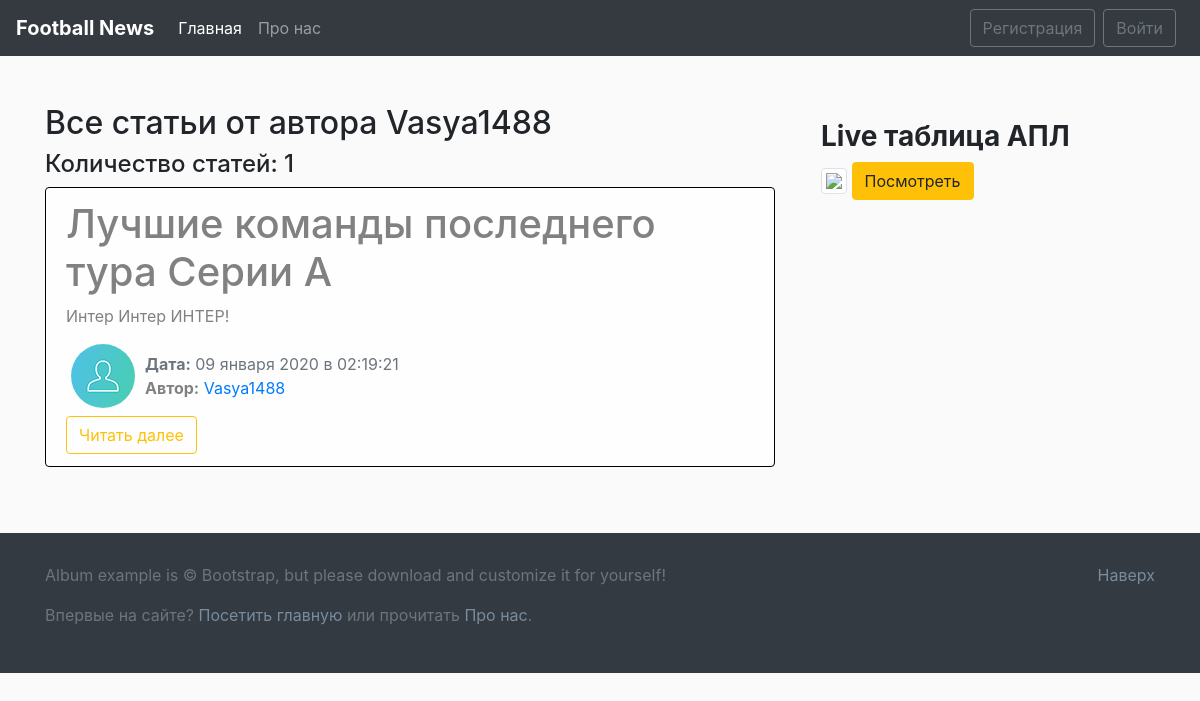
The app's page /user/Vasya1488/ with its own data.
### blog/models.py (models this page shows, shortened)
class News(models.Model):
    title = models.CharField(max_length=100)
    text = models.TextField()
    date = models.DateTimeField(default=timezone.now)
    author = models.ForeignKey(User, on_delete=models.CASCADE)

### users/models.py (models this page shows, shortened)
class Profile(models.Model):
    user = models.OneToOneField(User, on_delete=models.CASCADE)
    img = models.ImageField(default='default.jpg', upload_to='user_images')

### blog/views.py (the view)
# urls.py: path('user/<str:username>/', views.UserAllNewsView.as_view(), name='user-news'),
class UserAllNewsView(ListView):
    model = News
    template_name = 'blog/user_news.html'
    context_object_name = 'news'
    paginate_by = 5
    def get_queryset(self):
        user = get_object_or_404(User, username=self.kwargs.get('username'))
        return News.objects.filter(author=user).order_by('-date')
    def get_context_data(self, **kwards):
        ctx = super(UserAllNewsView, self).get_context_data(**kwards)
        ctx['title'] = f"Все статьи от пользователя {self.kwargs.get('username')}"
        return ctx

### blog/templates/blog/user_news.html (shortened to what this page needs)
{% extends 'blog/main.html' %}
{% block main_section %}
    <h2> Все статьи от автора {{ view.kwargs.username }}</h2>
    <h4> Количество статей: {{ page_obj.paginator.count }}</h4>
    {% for post in news %}
        <div class="alert alert-light">
            <h1>{{ post.title }}</h1>
            <p>{{ post.text|striptags|truncatechars:250 }}</p>
            <div class="row">
                <div>
                    {% if post.author.profile.img %}
                        <img src="{{ post.author.profile.img.url }}" alt="{{ post.author }}" class="user_image">
                    {% else %}
                        <img src="/pictures/default.jpg" alt="{{ post.author }}" class="user_image">
                    {% endif %}
                </div>
                <div class="mt-2">
                    <span class="text-muted"><b>Дата:</b> {{ post.date|date:"d E Y в H:i:s" }}</span>
                    <p><b>Автор:</b><a href="{% url 'user-news' post.author %}"> {{ post.author }}</a></p>
                </div>
            </div>
            <a href="{% url 'news-detail' post.id %}" class="btn btn-outline-warning">Читать далее</a>
        </div>
    {% endfor %}
{% endblock main_section %}

### blog/static/blog/main.css (style rules this page uses)
body { background: #fafafa; }
img { max-width: 100%!important; }
.alert-light { border-color: black; }
.user_image { width: 64px; height: 64px; border-radius: 50%; margin-right: 10px; margin-left: 20px; }

### records on screen
News: title "Лучшие команды последнего тура Серии А", text "Интер Интер ИНТЕР!", author.profile.img (placeholder picture), date "09 января 2020 в 02:19:21", author "Vasya1488"

### other values on screen
{{ view.kwargs.username }} "Vasya1488"
{{ page_obj.paginator.count }} "1"
